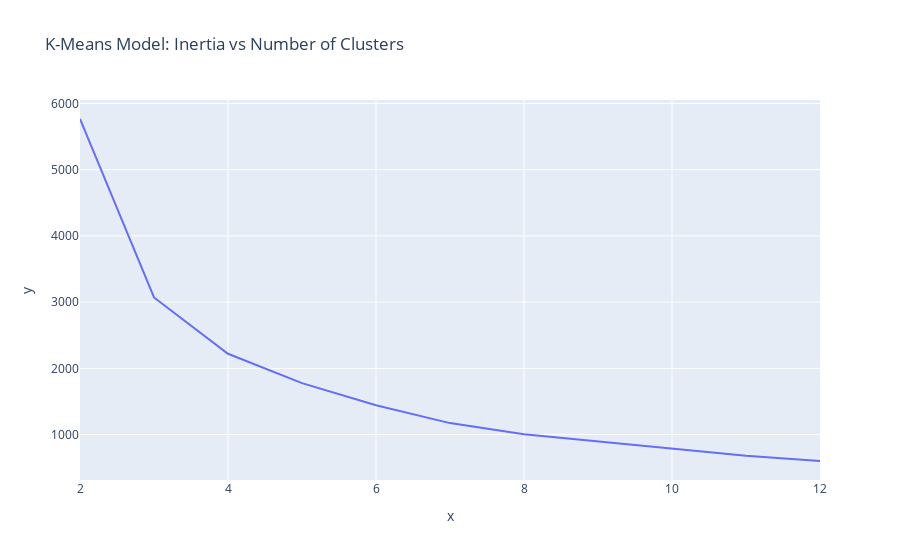

The cell this chart's notebook holds for it:
### Code cell
# Create line plot of `inertia_errors` vs `n_clusters`
fig = px.line(
    x=n_clusters, y=inertia_errors, title="K-Means Model: Inertia vs Number of Clusters"
)
fig.show()

### Figure 1 — Plotly figure (JSON) as saved in the notebook; plotly's stock layout.template omitted (floating-point values rounded to 4 significant figures)
{"data": [{"hovertemplate": "x=%{x}<br>y=%{y}<extra></extra>", "legendgroup": "", "line": {"color": "#636efa", "dash": "solid"}, "marker": {"symbol": "circle"}, "mode": "lines", "name": "", "orientation": "v", "showlegend": false, "type": "scatter", "x": [2, 3, 4, 5, 6, 7, 8, 9, 10, 11, 12], "xaxis": "x", "y": [5766.0, 3070.0, 2220.0, 1777.0, 1444.0, 1173.0, 1004.0, 892.7, 780.8, 678.9, 601.0], "yaxis": "y"}], "layout": {"legend": {"tracegroupgap": 0}, "title": {"text": "K-Means Model: Inertia vs Number of Clusters"}, "xaxis": {"anchor": "y", "domain": [0, 1], "title": {"text": "x"}}, "yaxis": {"anchor": "x", "domain": [0, 1], "title": {"text": "y"}}}}
